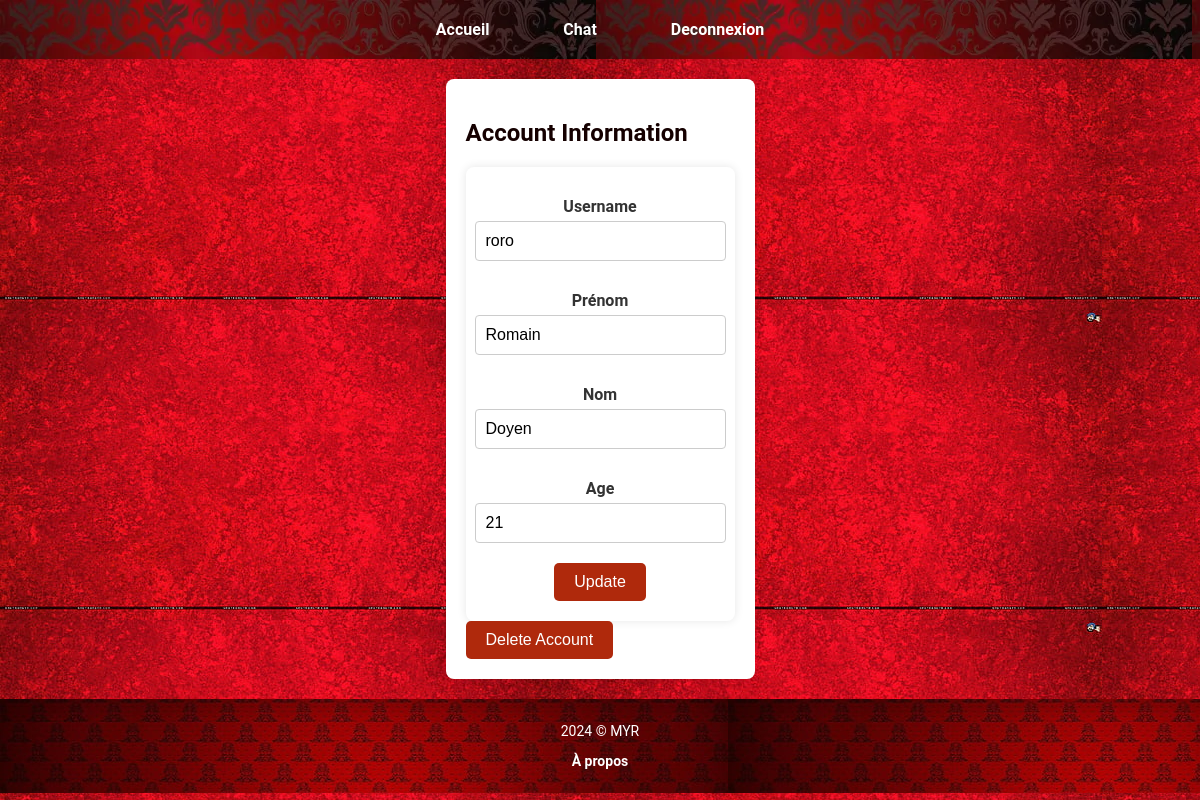
Page /account (signed in) on the committed database.
### app.py (models this page shows)
class User(db.Model):
    id = db.Column(db.Integer, primary_key=True)
    username = db.Column(db.String(80), unique=True, nullable=False)
    prenom = db.Column(db.String(80), nullable=False)
    age = db.Column(db.Integer, nullable=False)
    nom = db.Column(db.String(80), nullable=False)
    password = db.Column(db.String(120), nullable=False)
    member_of_groups = db.relationship('Group', secondary='user_groups', backref='members')

### app.py (the view)
@app.route("/account")
def account():
    if 'username' in session:
        user = User.query.filter_by(username=session['username']).first()
        username = session['username']
        return render_template("account.html", username=username, user=user)
    return render_template("account.html")

### templates/account.html (shortened to what this page needs)
<!DOCTYPE html>
<html>
<head>
    <link rel="stylesheet" href="{{ url_for('static', filename='css/style.css') }}">
</head>
   <header>
        <nav>
            <ul>
                <li><a href="{{url_for ('home')}}">Accueil</a></li>
                <li><a href="{{url_for ('chat')}}">Chat</a></li>
                <li><a href="{{url_for ('logout')}}">Deconnexion</a></li>
            </ul>
        </nav>
   </header>
   <body>
    <div class="account-container">
        <h2>Account Information</h2>
        <form id="update-form" method="post" action="{{ url_for('update_account') }}">
            <label for="username">Username</label>
            <input type="text" id="username" name="username" value="{{ user.username }}" required>
            <label for="prenom">Prénom</label>
            <input type="text" id="prenom" name="prenom" value="{{ user.prenom }}" required>
            <label for="nom">Nom</label>
            <input type="text" id="nom" name="nom" value="{{ user.nom }}" required>
            <label for="age">Age</label>
            <input type="text" id="age" name="age" value="{{ user.age }}" required>
            <button type="submit">Update</button>
        </form>
        <button class="delete-button" onclick="confirmDelete()">Delete Account</button>
    </div>
   </body>
   <footer>
    <p>2024 © MYR</p>
    <p> <a href="{{url_for ('apropos')}}">À propos</a></p>
</footer>
</html>

### static/css/style.css (style rules this page uses)
body { font-family: 'Roboto', sans-serif; background: url("../images/body-pattern.jpg"); color: #333; margin: 0; padding: 0; display: flex; flex-direction: column; min-height: 100vh; }
header { background: url("../images/header-pattern.webp"), #AF290C; padding: 20px 0; }
nav ul { list-style: none; padding: 0; text-align: center; margin: 0; }
nav ul li { display: inline; margin: 0 15px; }
nav ul li a { text-decoration: none; color: white; font-weight: bold; padding: 10px 20px; border-radius: 5px; transition: background-color 0.3s; }
h1, h2 { color: #150000; margin-bottom: 20px; }
.presentation, section, .account-container { margin: 20px auto; max-width: 800px; padding: 20px; background-color: white; box-shadow: 0 0 10px rgba(0, 0, 0, 0.1); border-radius: 8px; }
form { display: flex; flex-direction: column; align-items: center; margin: 0 auto; max-width: 400px; padding: 20px; background-color: #fff; border-radius: 8px; box-shadow: 0 0 10px rgba(0, 0, 0, 0.1); }
label { margin: 10px 0 5px 0; font-weight: bold; }
input[type="text"], input[type="password"], input[type="number"], select { width: 100%; padding: 10px; margin-bottom: 20px; border: 1px solid #ccc; border-radius: 4px; font-size: 16px; }
input[type="submit"], button { background-color: #AF290C; color: white; padding: 10px 20px; border: none; border-radius: 5px; font-size: 16px; cursor: pointer; transition: background-color 0.3s; }
footer { background: url("../images/pattern-footer.jpg"), #FF927B; text-align: center; padding: 10px 0; color: white; font-size: 14px; }
footer a { color: white; text-decoration: none; font-weight: bold; }
.account-container { margin: 20px auto; max-width: 600px; padding: 20px; background-color: white; box-shadow: 0 0 10px rgba(0, 0, 0, 0.1); border-radius: 8px; }
button.delete-button { background-color: #AF290C; color: white; padding: 10px 20px; border: none; border-radius: 5px; font-size: 16px; cursor: pointer; transition: background-color 0.3s; }

### rows in the picture
User: username "roro", prenom "Romain", nom "Doyen", age "21"
